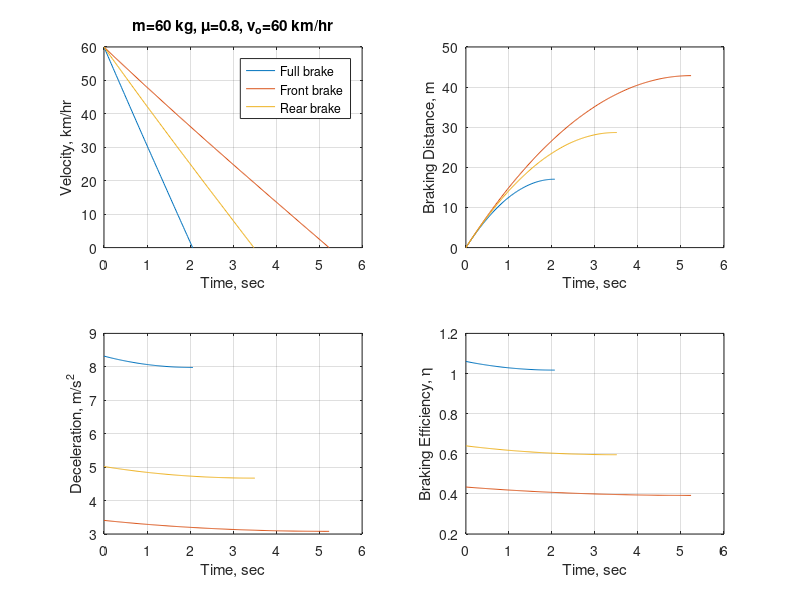

This figure's MATLAB source:
%% closed_form_brake_bike_sample.m
% Prof. Junghsen Lieh, Wright State University, Ohio - USA
% junghsen.lieh@wright.edu, December 21, 2012

clf, clear all;
m = 60;
den = 1.218;
Cd = 0.30;
Af = 0.40;
g = 9.81;
fo = 0.0136;
f1 = 0.0000005184;
mu = 0.8;
h = 0.4;
ha = 0.45;
W = m*g;
La = 1.0;
Lb = 0.40;
L = La + Lb;
grade = 0;
theta = atan(grade/100);
fo = fo*cos(theta);
f1 = f1*cos(theta); % correction for grade

% Full Brakes
s2b1 = m; s1(1) = s2b1;
s2b2 = W*(mu*cos(theta) + fo + sin(theta)); s2(1) = s2b2;
s2b3 = (den/2)*Cd*Af + f1*W; s3(1) = s2b3;

% Front Brake Only
sfb1 = m*(1 - mu*h/L); s1(2) = sfb1;
sfb2 = W*(mu*(Lb/L*cos(theta)-h/L*sin(theta))+fo+sin(theta)); s2(2) = sfb2;
sfb3 = (den/2)*(1 - mu*ha/L)*Cd*Af + f1*W; s3(2) = sfb3;

% Rear Brake Only
srb1 = m*(1 + mu*h/L); s1(3) = srb1;
srb2 = W*(mu*(La/L*cos(theta)+h/L*sin(theta))+fo+sin(theta)); s2(3) = srb2;
srb3 = (den/2)*(1 + mu*ha/L)*Cd*Af + f1*W; s3(3) = srb3;

% Closed-form Solution
kmhr = 60; % Initial speed, km/hr
vo = kmhr*1000/3600; % Initial speed, m/s
dv = -0.02; npt = floor(abs((vo-0)/dv));
to = 0; tf = 20; dt = tf/npt;
for jj = 1:3
c1 = atan(sqrt(s3(jj)/s2(jj))*vo);
c2 = sqrt(s2(jj)*s3(jj))/s1(jj);
ts2bT = s1(jj)/sqrt(s2(jj)*s3(jj))*atan(sqrt(s3(jj)/s2(jj))*vo);
ts(jj) = ts2bT; % Stop time, sec

% Velocity v(t), m/s
v = vo;
ii = 0; t = 0;
while t < ts(jj)
ii = ii + 1;
t = to + (ii-1)*dt;
v = sqrt(s2(jj)/s3(jj))*tan(c1-c2*t); % Velocity at time t, sec
dis = s1(jj)/s3(jj)*(log(cos(c1-c2*t)/cos(c1))); % Braking distance, m
a = -(s2(jj) + s3(jj)*v^2)/s1(jj); % Deceleration, m/s^2
if jj==1, t2b(ii)=t; dis2b(ii)=dis; a2b(ii)=a; v2b(ii)=v; end
if jj==2, tfb(ii)=t; disfb(ii)=dis; afb(ii)=a; vfb(ii)=v; end
if jj==3, trb(ii)=t; disrb(ii)=dis; arb(ii)=a; vrb(ii)=v; end
end
end
rt = 3600/1000; % Convert v from m/s to km/hr

% Plotting
subplot(2,2,1)
plot(t2b,rt*v2b, tfb,rt*vfb, trb,rt*vrb), grid
xlabel('Time, sec'), ylabel('Velocity, km/hr')
title(['m=',num2str(m), ' kg, \mu=', num2str(mu),...
', v_o=',num2str(kmhr),' km/hr'])
ylim([0 60]), legend('Full brake', 'Front brake', 'Rear brake')
subplot(2,2,2)
plot(t2b,dis2b, tfb,disfb, trb,disrb), grid
xlabel('Time, sec'), ylabel('Braking Distance, m')
subplot(2,2,3)
plot(t2b,-a2b, tfb,-afb, trb,-arb), grid
xlabel('Time, sec'), ylabel('Deceleration, m/s^2')
subplot(2,2,4)
plot(t2b,-a2b/(g*mu), tfb,-afb/(g*mu), trb,-arb/(g*mu)), grid
xlabel('Time, sec'), ylabel('Braking Efficiency, \eta')